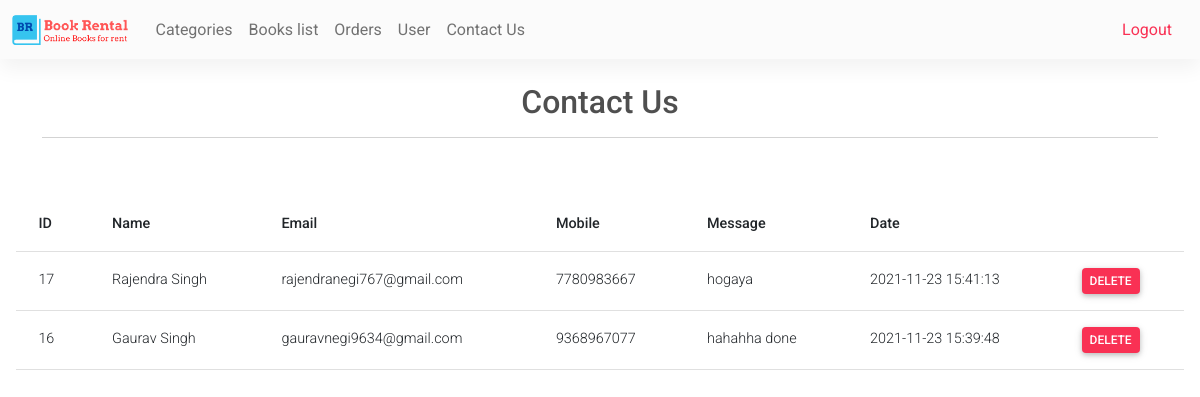
/Admin/contactUs.php (signed in), run on an earlier commit of the app's database.
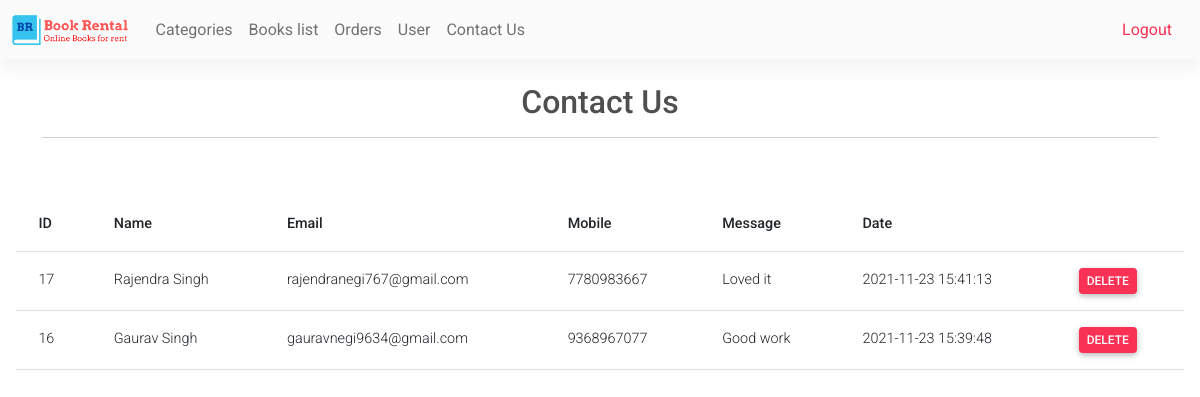
And on a later commit of the database.
### tables this page shows
CREATE TABLE `contact_us` (
  `id` int(11) NOT NULL,
  `name` varchar(70) NOT NULL,
  `email` varchar(70) NOT NULL,
  `mobile` bigint(10) NOT NULL,
  `message` text NOT NULL,
  `date` datetime DEFAULT NULL
);

### Admin/contactUs.php (the view, shortened to what this page needs)
<?php
  require('topNav.php');
  $sql = "select * from contact_us order by id desc";
  $res = mysqli_query($con, $sql);
?>
<main>
    <div class="container pt-4">
        <h4 class="fs-2 text-center ">Contact Us</h4>
        <hr>
        <br>
    </div>
    <div class="card-body">
        <table class="table">
            <thead>
            <tr>
                <th>ID</th>
                <th>Name</th>
                <th>Email</th>
                <th>Mobile</th>
                <th>Message</th>
                <th>Date</th>
                <th></th>
            </tr>
            </thead>
            <tbody>
            <?php
              while ($row = mysqli_fetch_assoc($res)) { ?>
                  <tr>
                      <td> <?php echo $row['id'] ?> </td>
                      <td> <?php echo $row['name'] ?> </td>
                      <td> <?php echo $row['email'] ?> </td>
                      <td> <?php echo $row['mobile'] ?> </td>
                      <td> <?php echo $row['message'] ?> </td>
                      <td> <?php echo $row['date'] ?> </td>
                      <td> <?php echo "<a class='link-white btn btn-danger px-2 py-1' href='?type=delete&id=" . $row['id'] .
                          "'>Delete</a>"; ?>
                      </td>
                  </tr>
              <?php } ?>
            </tbody>
        </table>
    </div>
</main>
</body>
</html>

What changed in the data, as far as the page shows it:
changed contact_us "Rajendra Singh": message "hogaya" → "Loved it"
changed contact_us "Gaurav Singh": message "hahahha done" → "Good work"
